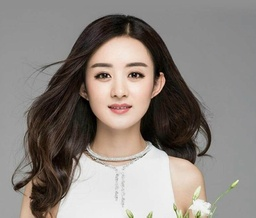
#> input picture 1.jpeg, 256 x 218 px, shrunk from 1124 x 959 before the run
$ python index.py
#> lines starting #> are read from the running program, lines starting #| are printed output that depends on the picture
import numpy as np
import cv2
def distance(x,y):
    return (np.sqrt(np.sum(np.square(x-y))))

img=cv2.imread("1.jpeg")
#> img is the input picture: shape (218, 256, 3); mean B, G, R 127.2, 132.6, 140

width=img.shape[1]
#> width = 256
height=img.shape[0]
#> height = 218

myimg=np.zeros([height,width,3])

white=np.array([255,255,255])
black=np.array([0,0,0])
gray=np.array([125,125,125])

for y in range(height-1):
    for x in range(width-1):
        current=img[y,x,:]
        right=img[y,x+1,:]
        bottom=img[y+1,x,:]

        if distance(current,right)>20 and distance(current,bottom)>20:
            myimg[y,x,:]=black
        elif distance(current,right)<20 and distance(current,bottom)<20:
            myimg[y, x, :] = white
        else:
            myimg[y, x, :] = gray
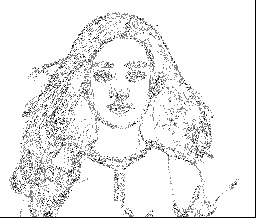
#> myimg: shape (218, 256, 3) float64; min 0, max 255, mean 236.9

cv2.imwrite("2.jpeg",myimg)
